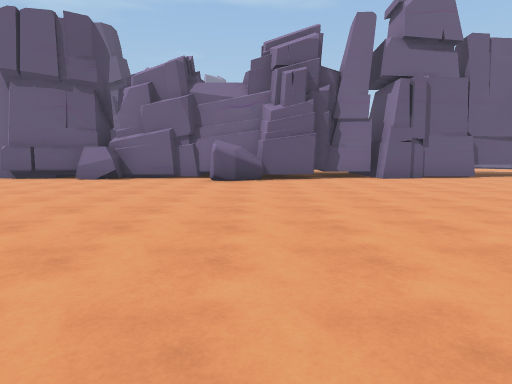
view 1 (above)

21 first-person views from a walk through a scene from a Unity 3-D project. The camera is 1.3 m above the floor, tilts 6° down and sees 75° across. The floor is counted in squares, 2 m on a side. Each view is taken from the middle of a square. On the plan, view 1 faces up. The plan holds only what a view shows up to about 10 squares ahead; the rest is blank. The place goes on beyond the plan. The player character is not drawn. Some animated figures are left out.

view 2
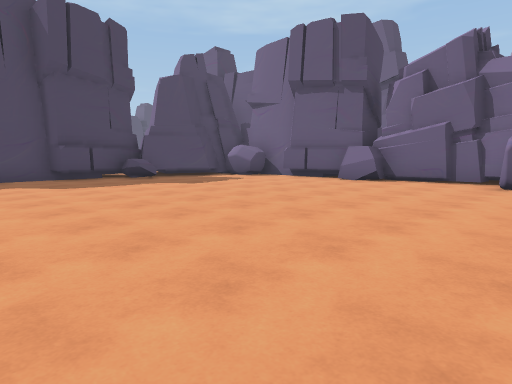

view 3
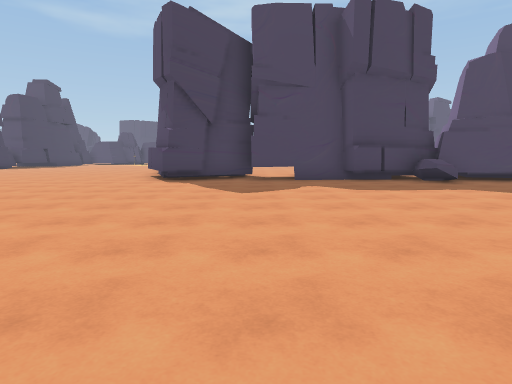

view 4
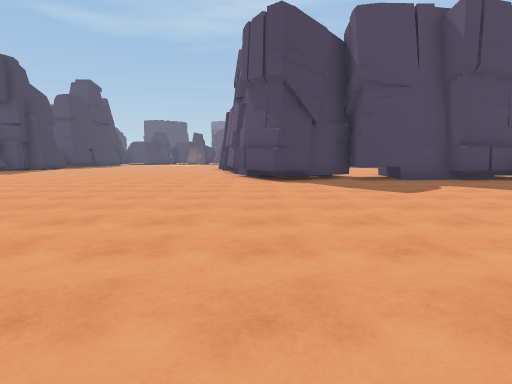

view 5
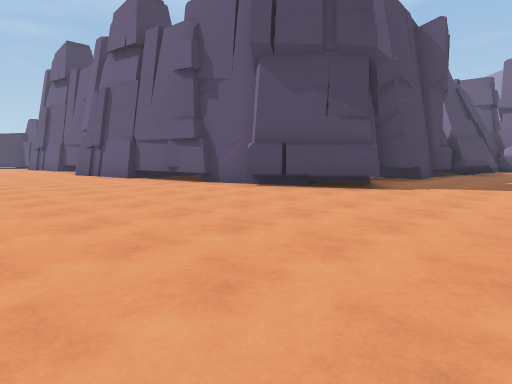

view 6
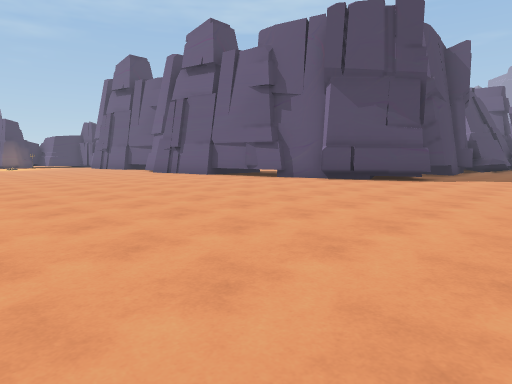

view 7
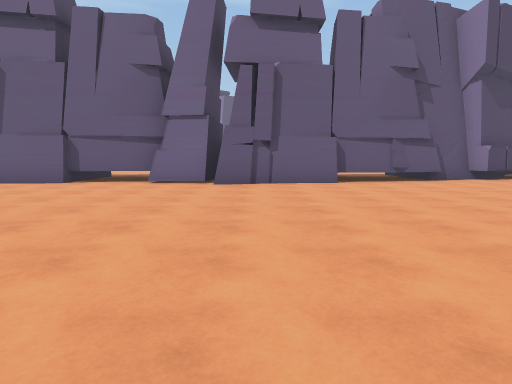

view 8
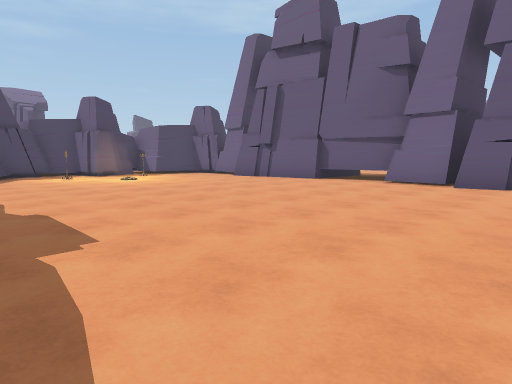

view 9
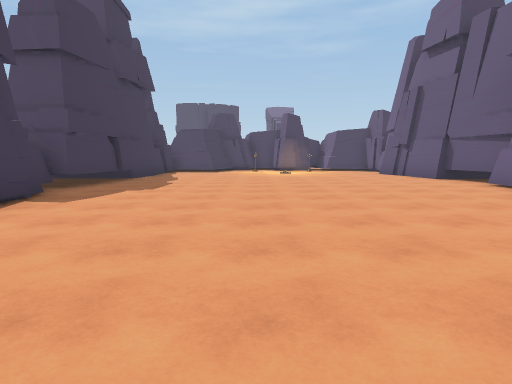

view 10
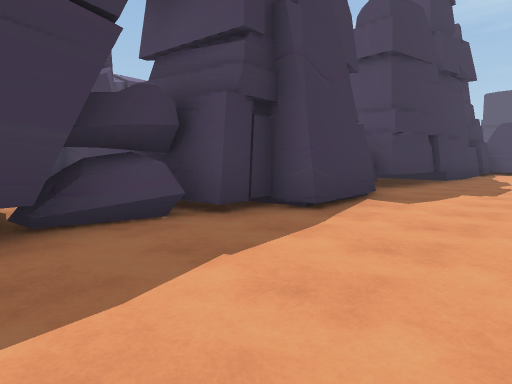

view 11
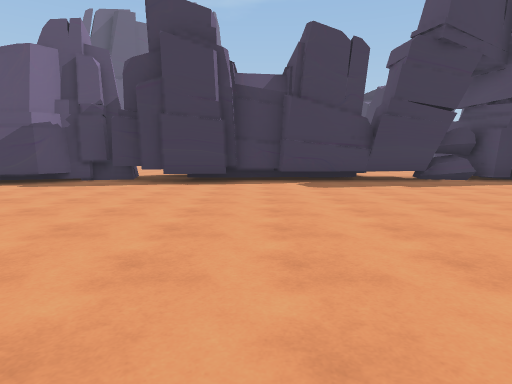

view 12
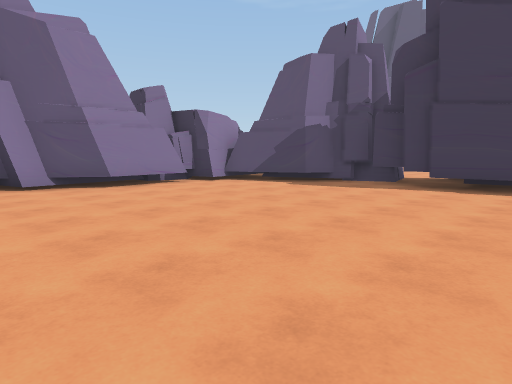

view 13
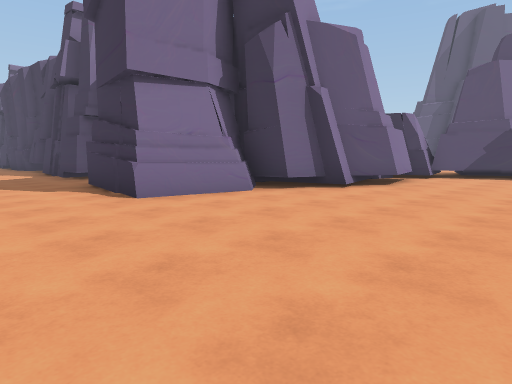

view 14
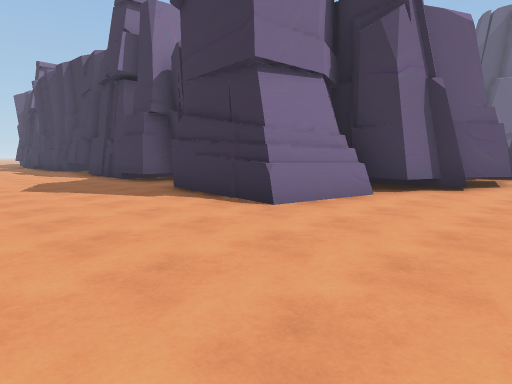

view 15
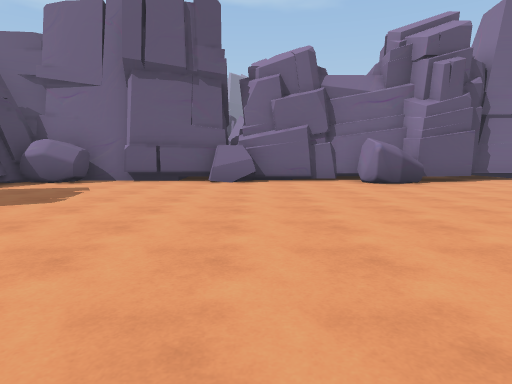

view 16
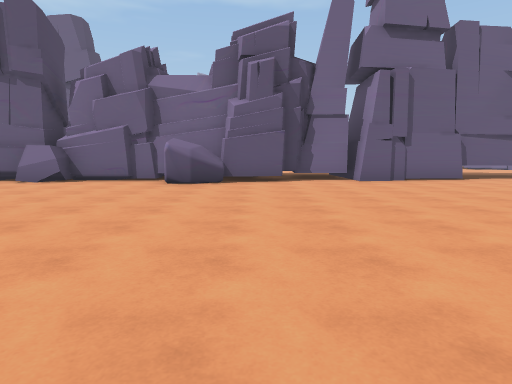

view 17
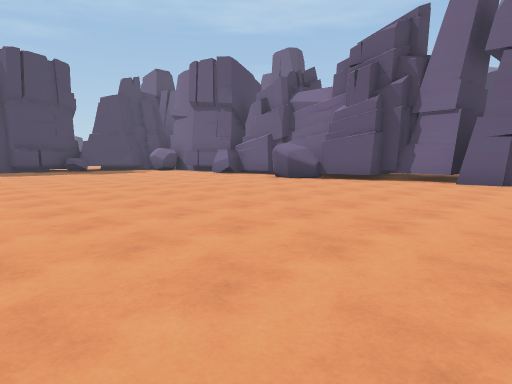

view 18
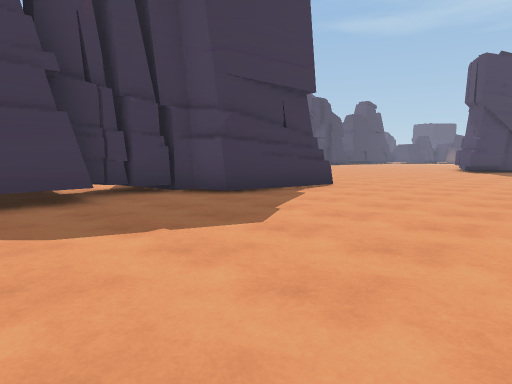

view 19
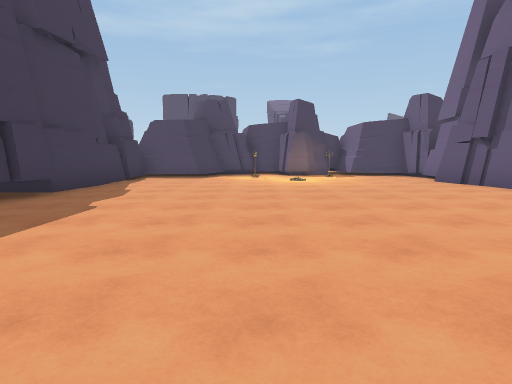

view 20
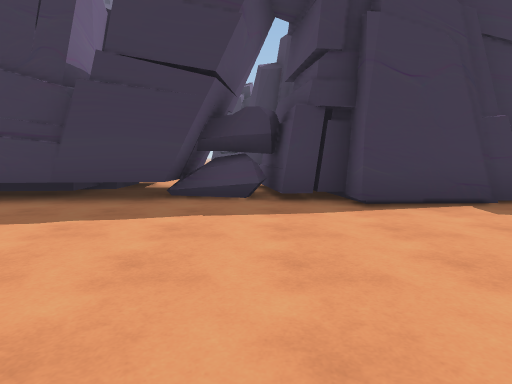

view 21
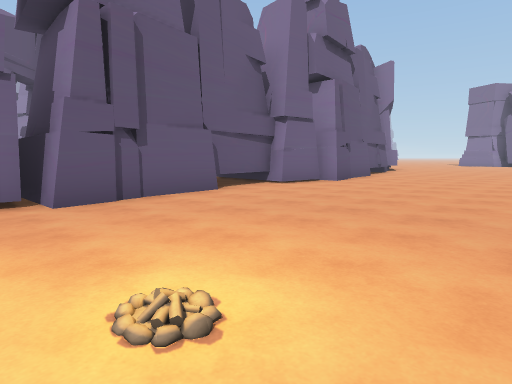

### Floor plan
Key: @ floor where view 1 was taken; # wall or solid block; . floor; O other object.
Columns run from 28 left of view 1 to 6 right of it. Each row starts with its distance up from view 1.
 11                     ##   ##########
 10                   #O.##O##.O##..#..
  9                   #O.......OO......
  8                   #................
  7                  ##................
  6                  #O...............
  5                  #.................
  4                  #.................
  3                  #.................
  2                  #.................
  1                  #.................
  0                  #..........@......
 -1                  #.................
 -2   #######     ####.................
 -3 ###############............####..##
 -4 .##.....##.................## ####
 -5 ...........................##
 -6 ..........................###
 -7 ..........................#
 -8 ..........................#
 -9 ..........................##
-10 ..........................##
-11 ..........................#
-12 ........................###
-13 ############..########.##
-14     #  #   ########  ###
-15             ####      #

Positions as (right, up) in squares from view 1, and headings:
1: (0, 0), facing up
2: (0, 1), facing up-left
3: (-1, 1), facing left
4: (-1, -2), facing left
5: (-7, -8), facing up-left
6: (-7, -11), facing up-left
7: (-19, -12), facing up
8: (-18, -12), facing up-left
9: (-14, -9), facing left
10: (-14, -10), facing down-left
11: (-10, -4), facing down
12: (-10, -5), facing down-right
13: (-6, 0), facing down-right
14: (-4, 1), facing down-right
15: (-4, 1), facing up
16: (1, 1), facing up
17: (6, 1), facing up-left
18: (6, 2), facing down-left
19: (-18, -9), facing left
20: (-16, -8), facing down
21: (-28, -9), facing up-right
